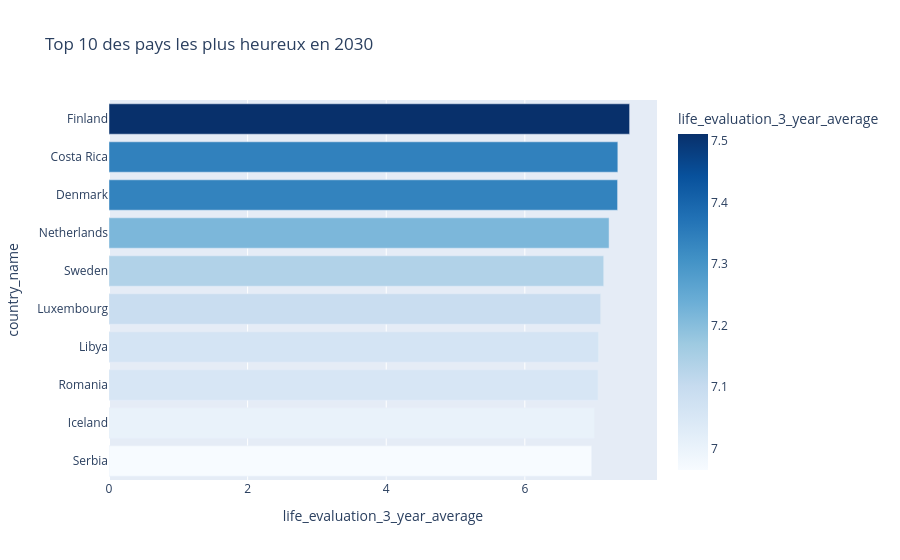

Notebook code cell kept with this figure:
### Code cell
fig = px.bar(
    top10.sort_values("life_evaluation_3_year_average"),
    x="life_evaluation_3_year_average",
    y="country_name",
    orientation="h",
    title="Top 10 des pays les plus heureux en 2030",
    color="life_evaluation_3_year_average",
    color_continuous_scale="Blues"
)
fig.show()

### Figure 1 — Plotly figure (JSON) as saved in the notebook; plotly's stock layout.template omitted (floating-point values rounded to 4 significant figures)
{"data": [{"alignmentgroup": "True", "hovertemplate": "life_evaluation_3_year_average=%{marker.color}<br>country_name=%{y}<extra></extra>", "legendgroup": "", "marker": {"color": [6.965, 7.004, 7.055, 7.062, 7.094, 7.138, 7.216, 7.339, 7.342, 7.512], "coloraxis": "coloraxis", "pattern": {"shape": ""}}, "name": "", "offsetgroup": "", "orientation": "h", "showlegend": false, "textposition": "auto", "type": "bar", "x": [6.965, 7.004, 7.055, 7.062, 7.094, 7.138, 7.216, 7.339, 7.342, 7.512], "xaxis": "x", "y": ["Serbia", "Iceland", "Romania", "Libya", "Luxembourg", "Sweden", "Netherlands", "Denmark", "Costa Rica", "Finland"], "yaxis": "y"}], "layout": {"barmode": "relative", "coloraxis": {"colorbar": {"title": {"text": "life_evaluation_3_year_average"}}, "colorscale": [[0, "rgb(247,251,255)"], [0.125, "rgb(222,235,247)"], [0.25, "rgb(198,219,239)"], [0.375, "rgb(158,202,225)"], [0.5, "rgb(107,174,214)"], [0.625, "rgb(66,146,198)"], [0.75, "rgb(33,113,181)"], [0.875, "rgb(8,81,156)"], [1, "rgb(8,48,107)"]]}, "legend": {"tracegroupgap": 0}, "title": {"text": "Top 10 des pays les plus heureux en 2030"}, "xaxis": {"anchor": "y", "domain": [0, 1], "title": {"text": "life_evaluation_3_year_average"}}, "yaxis": {"anchor": "x", "domain": [0, 1], "title": {"text": "country_name"}}}}
